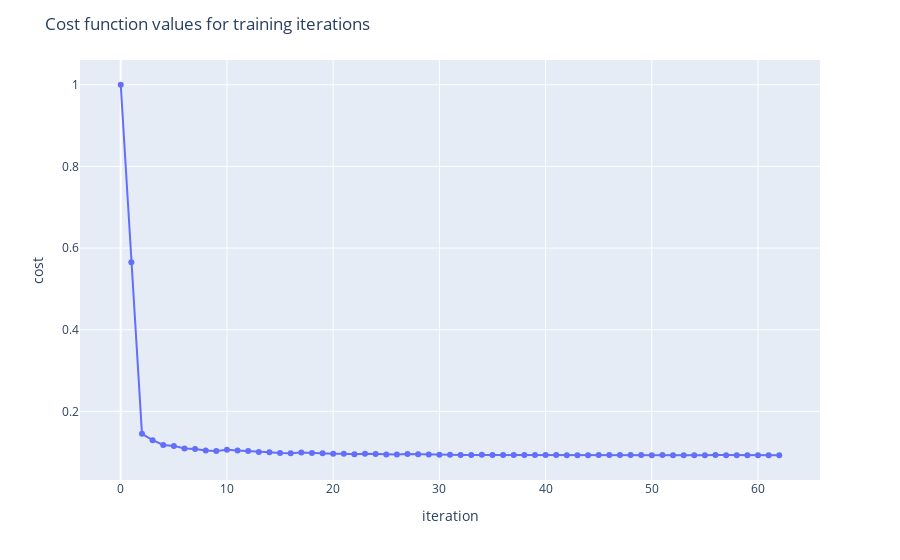

Notebook cell for this chart:
### Code cell
visualize_cost(cd_bost.costs)

### Figure 1 — Plotly figure (JSON) as saved in the notebook; plotly's stock layout.template omitted (floating-point values rounded to 4 significant figures)
{"data": [{"legendgroup": "", "line": {"color": "#636efa", "dash": "solid"}, "marker": {"symbol": "circle"}, "mode": "markers+lines", "name": "", "orientation": "v", "showlegend": false, "type": "scatter", "x": [0, 1, 2, 3, 4, 5, 6, 7, 8, 9, 10, 11, 12, 13, 14, 15, 16, 17, 18, 19, 20, 21, 22, 23, 24, 25, 26, 27, 28, 29, 30, 31, 32, 33, 34, 35, 36, 37, 38, 39, 40, 41, 42, 43, 44, 45, 46, 47, 48, 49, 50, 51, 52, 53, 54, 55, 56, 57, 58, 59, 60, 61, 62], "xaxis": "x", "y": [1.0, 0.5653, 0.145, 0.1296, 0.1178, 0.1155, 0.1091, 0.1078, 0.1041, 0.1032, 0.1062, 0.104, 0.103, 0.1005, 0.09979, 0.09803, 0.09758, 0.09957, 0.09817, 0.09776, 0.09644, 0.09614, 0.09518, 0.09611, 0.09545, 0.09466, 0.09449, 0.09568, 0.09483, 0.09467, 0.09395, 0.09381, 0.09328, 0.09319, 0.09395, 0.09348, 0.09341, 0.09301, 0.09352, 0.09333, 0.09328, 0.09295, 0.0929, 0.09265, 0.09261, 0.09309, 0.09329, 0.09326, 0.09297, 0.09294, 0.09275, 0.09299, 0.09291, 0.09289, 0.09274, 0.09272, 0.09299, 0.09285, 0.09284, 0.09271, 0.0927, 0.09261, 0.09272], "yaxis": "y"}], "layout": {"hovermode": "x", "legend": {"tracegroupgap": 0}, "margin": {"t": 60}, "title": {"text": "Cost function values for training iterations"}, "xaxis": {"anchor": "y", "domain": [0, 1], "title": {"text": "iteration"}}, "yaxis": {"anchor": "x", "domain": [0, 1], "title": {"text": "cost"}}}}
